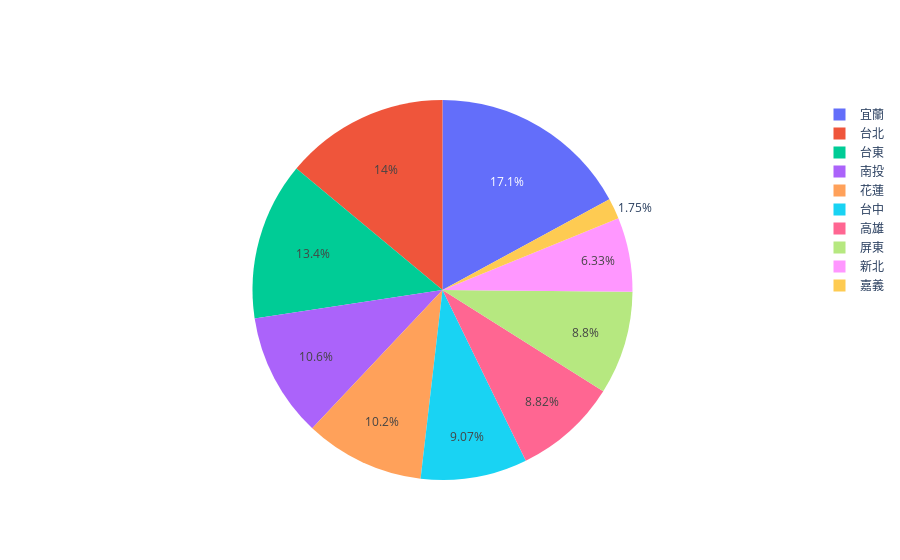

Write notebook code for a chart like this one.
### Code cell
%matplotlib inline
import matplotlib.pyplot as plt
import plotly.graph_objects as go
from plotly.offline import iplot, init_notebook_mode, plot
labels = df.groupby(df.hotel_city).agg('count').title.keys().tolist()
values = df.groupby(df.hotel_city).agg('count').title.values.tolist()
trace = go.Pie(labels=labels, values=values)
iplot([trace])

### Figure 1 — Plotly figure (JSON) as saved in the notebook; plotly's stock layout.template omitted (floating-point values rounded to 4 significant figures)
{"data": [{"labels": ["南投", "台中", "台北", "台東", "嘉義", "宜蘭", "屏東", "新北", "花蓮", "高雄"], "type": "pie", "values": [428, 367, 565, 544, 71, 691, 356, 256, 412, 357]}], "layout": {"autosize": true}}
